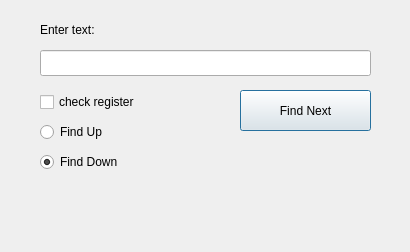
<?xml version="1.0" encoding="UTF-8"?>
<ui version="4.0">
 <class>FindDialog</class>
 <widget class="QDialog" name="FindDialog">
  <property name="geometry">
   <rect>
    <x>0</x>
    <y>0</y>
    <width>410</width>
    <height>252</height>
   </rect>
  </property>
  <property name="windowTitle">
   <string>Find</string>
  </property>
  <widget class="QLineEdit" name="lineEditPattern">
   <property name="geometry">
    <rect>
     <x>40</x>
     <y>50</y>
     <width>331</width>
     <height>26</height>
    </rect>
   </property>
  </widget>
  <widget class="QLabel" name="label">
   <property name="geometry">
    <rect>
     <x>40</x>
     <y>20</y>
     <width>321</width>
     <height>20</height>
    </rect>
   </property>
   <property name="text">
    <string>Enter text:</string>
   </property>
  </widget>
  <widget class="QCheckBox" name="checkBoxCase">
   <property name="geometry">
    <rect>
     <x>40</x>
     <y>90</y>
     <width>131</width>
     <height>24</height>
    </rect>
   </property>
   <property name="text">
    <string>check register</string>
   </property>
  </widget>
  <widget class="QPushButton" name="pushButtonNext">
   <property name="geometry">
    <rect>
     <x>240</x>
     <y>90</y>
     <width>131</width>
     <height>41</height>
    </rect>
   </property>
   <property name="text">
    <string>Find Next</string>
   </property>
  </widget>
  <widget class="QRadioButton" name="radioUp">
   <property name="geometry">
    <rect>
     <x>40</x>
     <y>120</y>
     <width>110</width>
     <height>24</height>
    </rect>
   </property>
   <property name="text">
    <string>Find Up</string>
   </property>
  </widget>
  <widget class="QRadioButton" name="radioDown">
   <property name="geometry">
    <rect>
     <x>40</x>
     <y>150</y>
     <width>110</width>
     <height>24</height>
    </rect>
   </property>
   <property name="text">
    <string>Find Down</string>
   </property>
   <property name="checked">
    <bool>true</bool>
   </property>
  </widget>
 </widget>
 <resources/>
 <connections/>
</ui>
